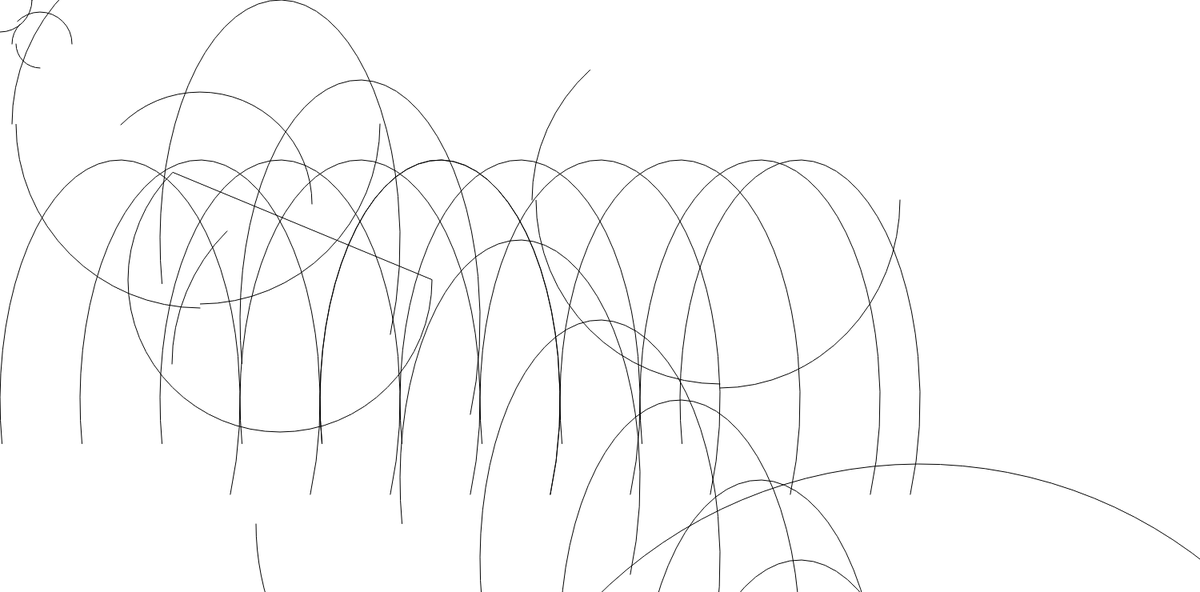
Frame 1 (no input)
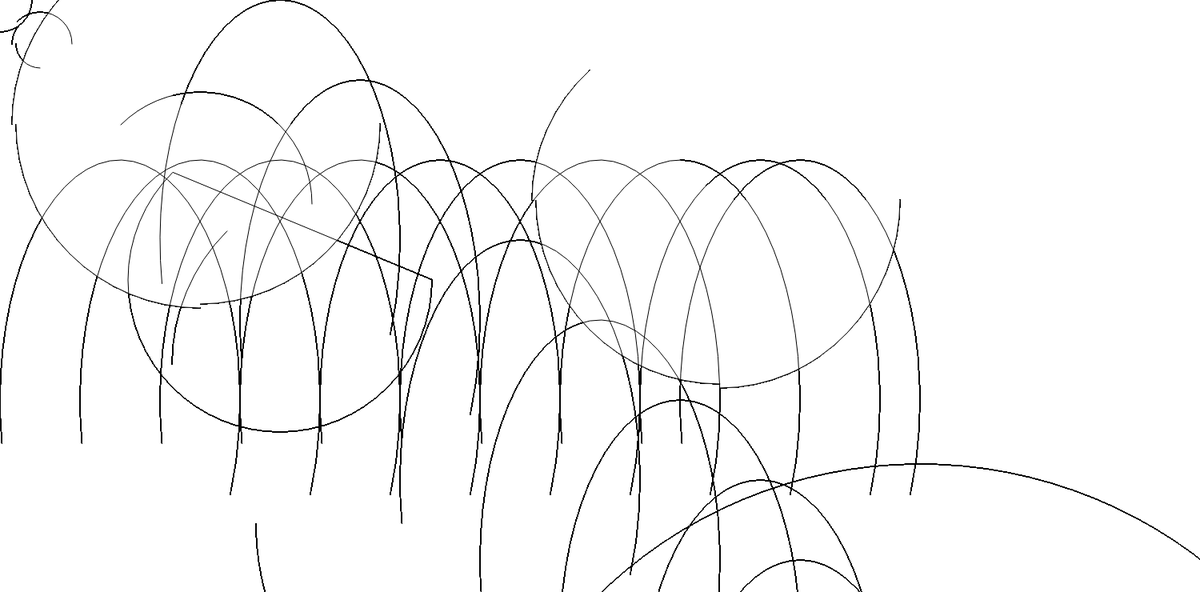
Frame 60 (no input)
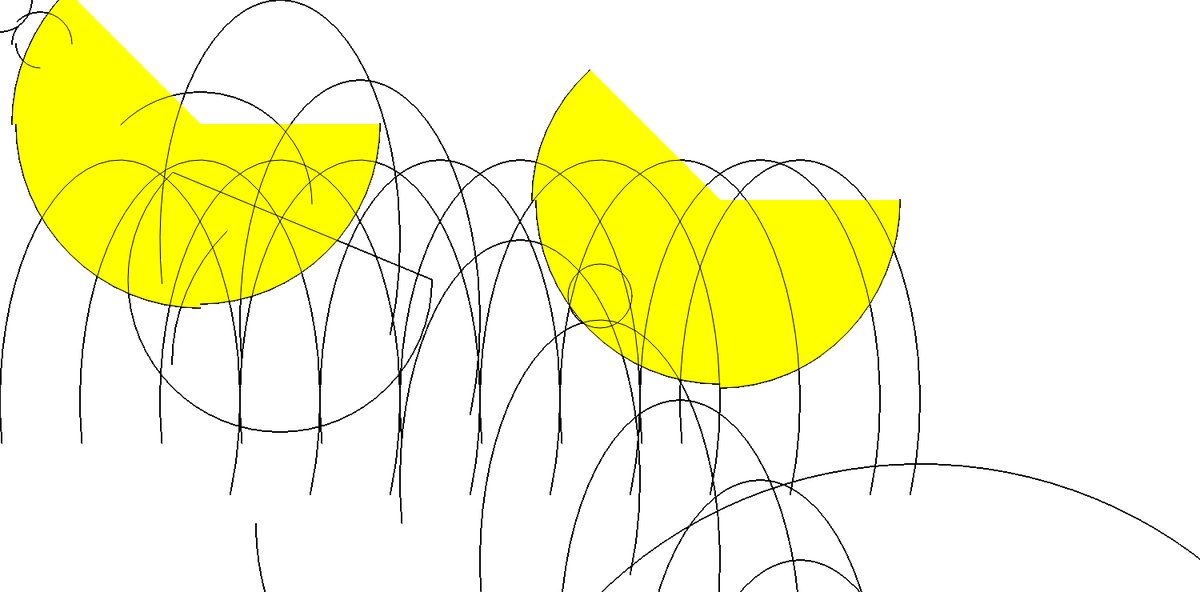
Frame 120 (the mouse pressed at the canvas centre since frame 60)

The p5.js sketch that drew these frames (run headless with seeded random() and noise() and a simulated clock; from frame 60 on, the mouse is pressed at the canvas centre):

// p5.js sketch
// ── sketch.js
function setup() {
    createCanvas(1500, 740);
    background(700);
    

  }
  
  function draw() {
    if (mouseIsPressed) {
      fill(255,255,0);
    } else {
      fill(255);
    }
    arc(250, 155, 450, 450, 0, HALF_PI);
    arc(250, 155, 460, 460, HALF_PI, PI);
    arc(250, 155, 470, 470, PI, PI + QUARTER_PI);
    arc(900, 250, 450, 470, 0, HALF_PI);
    arc(900, 250, 460, 460, HALF_PI, PI);
    arc(900, 250, 470, 450, PI, PI + QUARTER_PI);
    noFill();
    arc(50, 55, 60, 60, HALF_PI, PI);
    arc(50, 55, 70, 70, PI, PI + QUARTER_PI);
    arc(50, 55, 80, 80, PI + QUARTER_PI, TWO_PI);
    arc(1150, 1155, 1150, 1150, 110, HALF_PI);
    arc(250, 255, 280, 280, PI + QUARTER_PI, TWO_PI);
    arc(450, 455, 470, 470, PI, PI + QUARTER_PI);
    arc(650, 655, 660, 660, HALF_PI, PI);
    arc(350, 350, 380, 380, 0, PI + QUARTER_PI, CHORD);
    arc(1000,500,300,600,185,340,[PIE])
    arc(950,500,300,600,185,340,[PIE])
    arc(850,500,300,600,185,340,[PIE])
    arc(750,500,300,600,185,340,[PIE])
    arc(650,500,300,600,185,340,[PIE])
    arc(550,500,300,600,185,340,[PIE])
    arc(450,500,300,600,185,340,[PIE])
    arc(350,500,300,600,185,340,[PIE])
    arc(250,500,300,600,185,340,[PIE])
    arc(150,500,300,600,185,340,[PIE])
    arc(1000,1000,300,600,185,340,[PIE])
    arc(950,900,300,600,185,340,[PIE])
    arc(850,800,300,600,185,340,[PIE])
    arc(750,700,300,600,185,340,[PIE])
    arc(650,600,300,600,185,340,[PIE])
    arc(550,500,300,600,185,340,[PIE])
    arc(450,400,300,600,185,340,[PIE])
    arc(350,300,300,600,185,340,[PIE])

    ellipse(mouseX, mouseY, 80, 80);
    
  }
